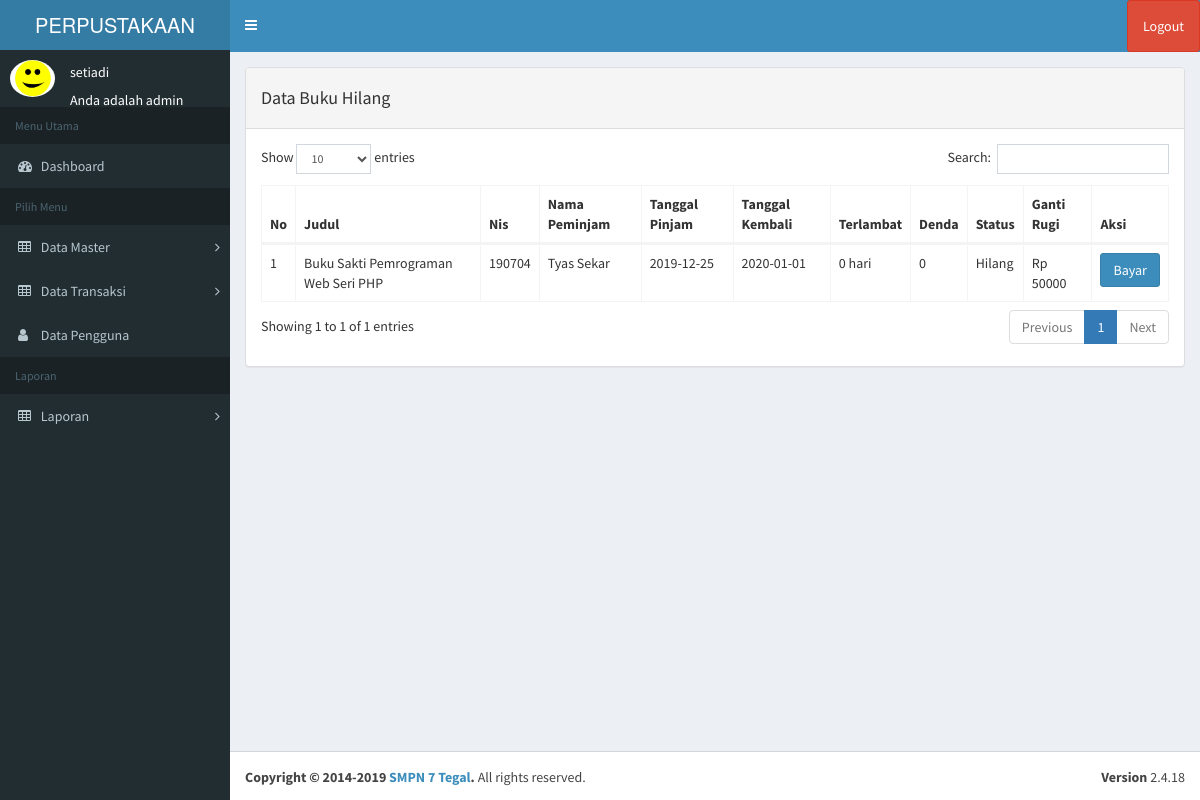
/index.php?page=transaksi_hilang (signed in), run on the app's committed database.
### tables this page shows
CREATE TABLE `tb_pengguna` (
  `id` int(11) NOT NULL,
  `username` varchar(100) NOT NULL,
  `nama` varchar(100) NOT NULL,
  `password` varchar(50) NOT NULL,
  `level` varchar(20) NOT NULL,
  `foto` varchar(25) NOT NULL
);

CREATE TABLE `tb_transaksi` (
  `id` int(9) NOT NULL,
  `judul` varchar(200) DEFAULT NULL,
  `nis` varchar(10) DEFAULT NULL,
  `nama` varchar(200) DEFAULT NULL,
  `tanggal_pinjam` date DEFAULT NULL,
  `tanggal_kembali` date DEFAULT NULL,
  `lambat` varchar(100) DEFAULT NULL,
  `denda` varchar(100) DEFAULT NULL,
  `status` enum('Pinjam','Kembali','Hilang','Lunas') DEFAULT NULL
);

### page/transaksi/bukuhilang.php (the view, shortened to what this page needs)
                   <div class="panel panel-default">
                       <div class="panel-heading">
                          <h4>Data Buku Hilang</h4>
                       </div>
                       <div class="panel-body">
					<div class="row">
<div class="col-md-12">
 <div class="content-panel">
                           <div class="table-responsive">
                               <table  class="display table table-bordered" id="transaksi">
                                   <thead>
                                       <tr>
                                           <th>No</th>
                                           <th>Judul</th>
                                           <th>Nis</th>
                                           <th>Nama Peminjam</th>
										<th>Tanggal Pinjam</th>
                                           <th>Tanggal Kembali</th>
										<th>Terlambat</th>
										<th>Denda</th>
										<th>Status</th>
										<th>Ganti Rugi</th>
										<th>Aksi</th>
                                       </tr>
                                   </thead>
					<tbody>
					<?php
								$no = 1;
								$sql = $koneksi->query("select * from tb_transaksi where status='Hilang'");
								while ($data = $sql->fetch_assoc()) {
					?>
					<tr>
						<td><?php echo $no++; ?></td>
						<td><?php echo $data['judul']; ?></td>
						<td><?php echo $data['nis']; ?></td>
						<td><?php echo $data['nama']; ?></td>
						<td><?php echo $data['tanggal_pinjam']; ?></td>
						<td><?php echo $data['tanggal_kembali']; ?></td>
						<td><?php echo $data['lambat'].'hari'; ?></td>
						<td><?php echo $data['denda']; ?></td>
						<td><?php echo $data['status']; ?></td>
						<td><?php
						$gantirugi = 50000;
						$total = $gantirugi + $data['denda'];
						echo "Rp ". $total;
						?>
						</td>
						<td>
						<a href="?page=transaksi_hilang&aksi=gantirugi&id=<?php echo $data['id'];?> &judul=<?php echo $data['judul'];?>" class="btn btn-primary" >Bayar</a>
					</td>
					</tr>
								<?php }
								?>
									   </tbody>
                               </table>
							</div>
							</section>

### index.php (shortened to what this page needs)
<?php
	$koneksi = new mysqli("localhost","root","","db_perpustakaan");
	?>
<!DOCTYPE html>
<html>
<head>
  <link rel="stylesheet" href="bower_components/bootstrap/dist/css/bootstrap.min.css">
  <link rel="stylesheet" href="bower_components/font-awesome/css/font-awesome.min.css">
  <link rel="stylesheet" href="bower_components/Ionicons/css/ionicons.min.css">
  <link rel="stylesheet" href="dist/css/AdminLTE.min.css">
  <link rel="stylesheet" href="dist/css/skins/_all-skins.min.css">
  <link rel="stylesheet" href="bower_components/morris.js/morris.css">
  <link rel="stylesheet" href="bower_components/jvectormap/jquery-jvectormap.css">
  <link rel="stylesheet" href="bower_components/bootstrap-datepicker/dist/css/bootstrap-datepicker.min.css">
  <link rel="stylesheet" href="bower_components/bootstrap-daterangepicker/daterangepicker.css">
  <link rel="stylesheet" href="plugins/bootstrap-wysihtml5/bootstrap3-wysihtml5.min.css">
  <link rel="stylesheet" type="text/css" href="dataTables/DataTables-1.10.20/css/dataTables.bootstrap.min.css"/>
</head>
<body class="hold-transition skin-blue sidebar-mini">
<div class="wrapper">
  <header class="main-header">
    <a href="index.php" class="logo">
      <span class="logo-lg">PERPUSTAKAAN</span>
    </a>
    <nav class="navbar navbar-static-top">
      <a href="#" class="sidebar-toggle" data-toggle="push-menu" role="button">
      </a>
      <div class="navbar-custom-menu">
        <ul class="nav navbar-nav">
          <li class="dropdown user user-menu">
            <a href="#" class="dropdown-toggle" data-toggle="dropdown">
                <li><a onclick="return confirm('Apakah anda yakin akan logout?')" class="btn btn-danger" class="logout" href="logout.php">Logout</a></li>
            </a>
          </li>
        </ul>
      </div>
    </nav>
  </header>
  <aside class="main-sidebar">
    <section class="sidebar">
           <div class="user-panel">
	<?php
	if ($_SESSION['admin']) {
	   $user = $_SESSION['admin'];
	}
	$sql =$koneksi->query("select * from tb_pengguna where id='$user'");
	$data = $sql->fetch_assoc();
	?>
    <div class="pull-left image">
          <img src="img/<?php echo $data['foto']?>" class="img-circle" width="48" height="48" alt="User" />
        </div>
        <div class="pull-left info">
                    <div class="name" data-toggle="dropdown" aria-haspopup="true" aria-expanded="false"><?php echo $data['nama'];?></div>
					<br>
                    <div class="email">Anda adalah <?php echo $data['level'];?></div>
        </div>
      </div>
  <ul class="sidebar-menu" data-widget="tree">
        <li class="header">Menu Utama</li>
        <li class="active treeview menu-open">
		<li>
          <a href="?page=home">
            <i class="fa fa-dashboard"></i> <span>Dashboard</span>
          </a>
        </li>
        <ul class="sidebar-menu" >
        <li class="header">Pilih Menu</li>
		 <li class="treeview">
          <a href="#">
            <i class="fa fa-table"></i> <span>Data Master</span>
            <span class="pull-right-container">
              <i class="fa fa-angle-right pull-right"></i>
            </span>
          </a>
        </li>
		 <li class="treeview">
          <a href="">
            <i class="fa fa-table"></i> <span>Data Transaksi</span>
            <span class="pull-right-container">
              <i class="fa fa-angle-right pull-right"></i>
            </span>
          </a>
        </li>
	<li>
          <a href="?page=pengguna">
            <i class="fa fa-user"></i> <span>Data Pengguna</span>
          </a>
        </li>
		<ul class="sidebar-menu" >
        <li class="header">Laporan</li>
		 <li class="treeview">
          <a href="">
            <i class="fa fa-table"></i> <span>Laporan</span>
            <span class="pull-right-container">
              <i class="fa fa-angle-right pull-right"></i>
            </span>
          </a>
        </li>
      </ul>
    </section>
  </aside>
  <div class="content-wrapper">
    <section class="content">
	<?php
			   $page = $_GET['page'];
			   $aksi = $_GET['aksi'];
			     if ($page == "transaksi_hilang") {
				   if ($aksi == "") {
					   include "page/transaksi/bukuhilang.php";
				   }
			   }
			   ?>
  </div>
  <footer class="main-footer">
    <div class="pull-right hidden-xs">
      <b>Version</b> 2.4.18
    </div>
    <strong>Copyright &copy; 2014-2019 <a>SMPN 7 Tegal</a>.</strong> All rights
    reserved.
  </footer>
</div>
</body>
</html>

### data on the page
tb_pengguna: foto (picture), nama "setiadi", level "admin"
tb_transaksi: judul "Buku Sakti Pemrograman Web Seri PHP", nis "190704", nama "Tyas Sekar", tanggal_pinjam "2019-12-25", tanggal_kembali "2020-01-01", lambat "0", denda "0", status "Hilang", denda "50000"
